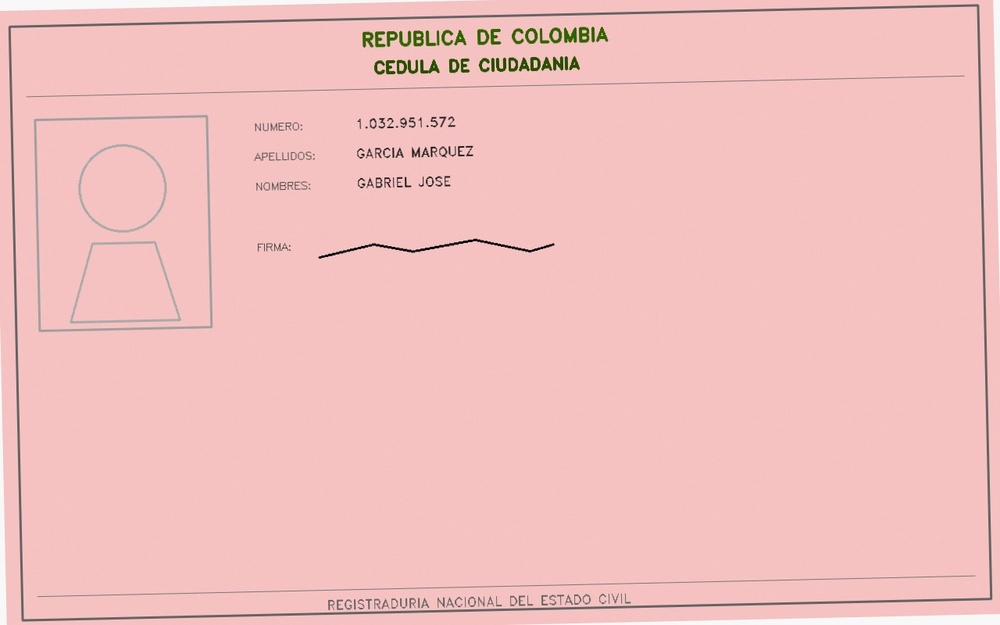
#> input picture CedulaColombianaReader/samples/cc_anverso.jpg, 1000 x 625 px, shrunk from 1280 x 800 before the run; its folder holds only this picture in this run
$ python -i binarizer.py   (imports and definitions only)
#> lines starting #> are read from the running program, lines starting #| are printed output that depends on the picture; after the words box and inside, x2 and y2 are one past the last pixel; in counts of white or black regions, pixels touching at a corner belong together
"""
Binarizador adaptativo para cédulas colombianas.

Convierte imágenes en escala de grises a blanco y negro puro,
optimizado para tinta negra sobre fondo claro (amarillo o azul).
"""

import cv2
import numpy as np
from enum import Enum


class BinarizationMethod(str, Enum):
    OTSU = "otsu"
    SAUVOLA = "sauvola"
    ADAPTIVE_GAUSSIAN = "adaptive_gaussian"
    ADAPTIVE_MEAN = "adaptive_mean"


class Binarizer:
    """
    Binariza imágenes de cédulas usando métodos adaptativos.

    Cada método tiene ventajas según la calidad de la imagen:
    - OTSU: rápido, bueno para imágenes con buena iluminación.
    - Sauvola: robusto ante iluminación no uniforme.
    - Adaptive: bueno para texto fino sobre fondos degradados.
    """

    def __init__(
        self,
        method: BinarizationMethod = BinarizationMethod.ADAPTIVE_GAUSSIAN,
        block_size: int = 31,
        c_constant: int = 7,
    ):
        """
        Args:
            method: Método de binarización.
            block_size: Tamaño del bloque (debe ser impar).
            c_constant: Constante de ajuste de umbral.
        """
        self.method = method
        self.block_size = block_size if block_size % 2 == 1 else block_size + 1
        self.c_constant = c_constant

    def binarize(self, gray: np.ndarray) -> np.ndarray:
        """
        Aplica binarización a una imagen en escala de grises.

        Args:
            gray: Imagen en escala de grises (uint8).

        Returns:
            Imagen binarizada (0 = negro/texto, 255 = blanco/fondo).
        """
        if self.method == BinarizationMethod.OTSU:
            return self._otsu(gray)
        elif self.method == BinarizationMethod.SAUVOLA:
            return self._sauvola(gray)
        elif self.method == BinarizationMethod.ADAPTIVE_GAUSSIAN:
            return cv2.adaptiveThreshold(
                gray, 255,
                cv2.ADAPTIVE_THRESH_GAUSSIAN_C,
                cv2.THRESH_BINARY_INV,
                self.block_size,
                self.c_constant,
            )
        elif self.method == BinarizationMethod.ADAPTIVE_MEAN:
            return cv2.adaptiveThreshold(
                gray, 255,
                cv2.ADAPTIVE_THRESH_MEAN_C,
                cv2.THRESH_BINARY_INV,
                self.block_size,
                self.c_constant,
            )
        else:
            raise ValueError(f"Método no soportado: {self.method}")

    def _otsu(self, gray: np.ndarray) -> np.ndarray:
        """Binarización global de Otsu."""
        _, binary = cv2.threshold(
            gray, 0, 255, cv2.THRESH_BINARY_INV + cv2.THRESH_OTSU
        )
        return binary

    def _sauvola(self, gray: np.ndarray) -> np.ndarray:
        """
        Implementación del algoritmo de Sauvola.

        Umbral local: T = mean * (1 + k * (stddev / R - 1))
        donde R = 128 (rango dinámico de grises), k = 0.2.
        """
        k = 0.2
        R = 128.0

        # Media y desviación estándar locales
        mean = cv2.boxFilter(
            gray.astype(np.float32), -1, (self.block_size, self.block_size),
            normalize=True
        )
        sq_mean = cv2.boxFilter(
            (gray.astype(np.float32) ** 2), -1,
            (self.block_size, self.block_size), normalize=True
        )
        stddev = np.sqrt(np.maximum(sq_mean - mean ** 2, 0))

        # Umbral de Sauvola
        threshold = mean * (1.0 + k * (stddev / R - 1.0))

        binary = np.where(gray > threshold, 0, 255).astype(np.uint8)
        return binary

>>> import cv2
>>> picture = cv2.imread('../../samples/cc_anverso.jpg', cv2.IMREAD_GRAYSCALE)
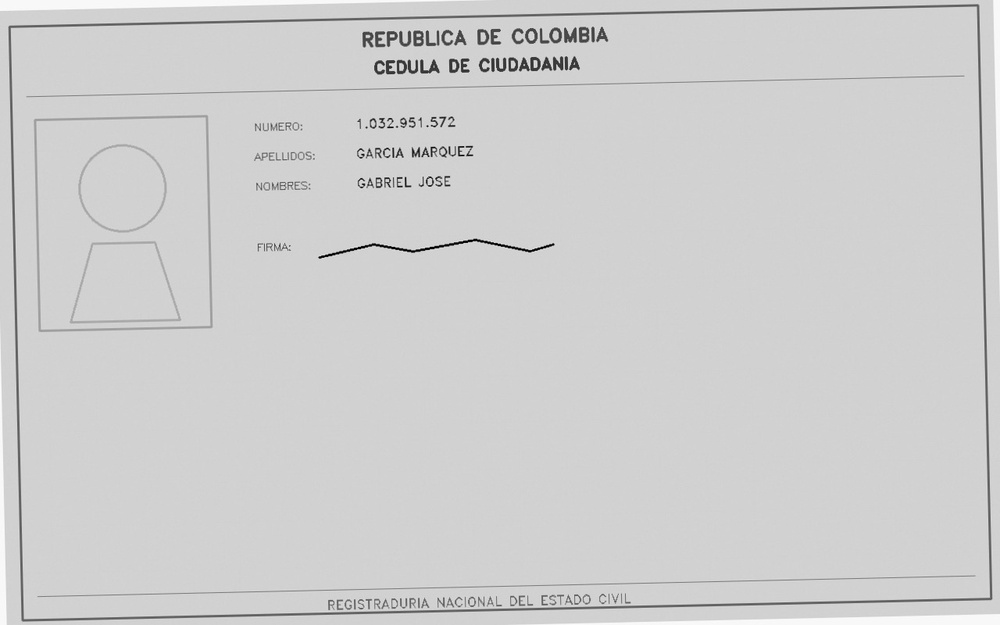
#> picture: shape (625, 1000); min 0, max 252, mean 206.4
>>> result = Binarizer().binarize(picture)
#> in binarize, `return cv2.adaptiveThreshold( gray, 255, cv2.ADAPTIVE_THRESH_GAUSSIAN_..`:
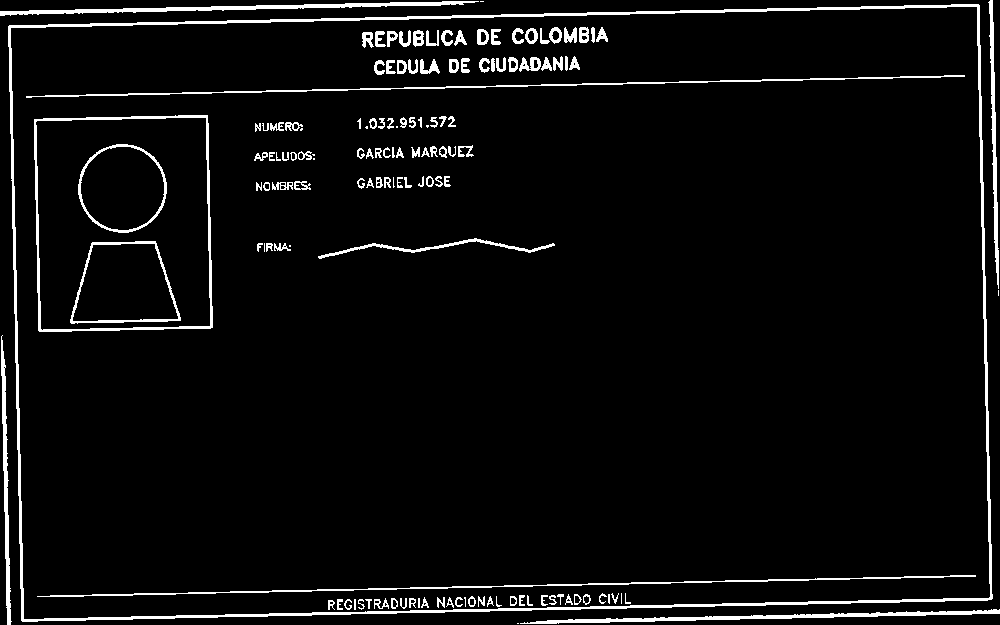
#> returned value: shape (625, 1000); 4.8% white; 140 white regions (17 under 20 px), largest, box (x1, y1, x2, y2) and area: (8, 4, 993, 622) 9166, (34, 115, 213, 332) 2113, (0, 1, 479, 16) 1870
